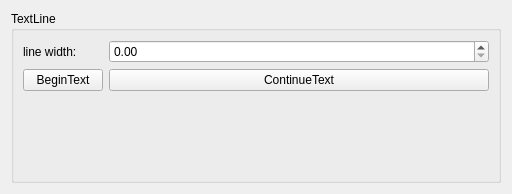
<ui version="4.0" >
 <class>TextLineBase</class>
 <widget class="QWidget" name="TextLineBase" >
  <property name="geometry" >
   <rect>
    <x>0</x>
    <y>0</y>
    <width>512</width>
    <height>194</height>
   </rect>
  </property>
  <property name="windowTitle" >
   <string>Form</string>
  </property>
  <layout class="QGridLayout" >
   <item row="0" column="0" colspan="2" >
    <widget class="QGroupBox" name="TextLine" >
     <property name="title" >
      <string>TextLine</string>
     </property>
     <property name="flat" >
      <bool>true</bool>
     </property>
     <layout class="QVBoxLayout" name="verticalLayout" >
      <item>
       <layout class="QFormLayout" name="formLayout" >
        <item row="0" column="0" >
         <widget class="QLabel" name="label" >
          <property name="text" >
           <string>line width:</string>
          </property>
         </widget>
        </item>
        <item row="0" column="1" >
         <widget class="QDoubleSpinBox" name="lineWidth" />
        </item>
        <item row="1" column="0" >
         <widget class="QPushButton" name="beginText" >
          <property name="text" >
           <string>BeginText</string>
          </property>
         </widget>
        </item>
        <item row="1" column="1" >
         <widget class="QPushButton" name="continueText" >
          <property name="text" >
           <string>ContinueText</string>
          </property>
         </widget>
        </item>
       </layout>
      </item>
     </layout>
    </widget>
   </item>
  </layout>
 </widget>
 <resources/>
 <connections/>
</ui>
